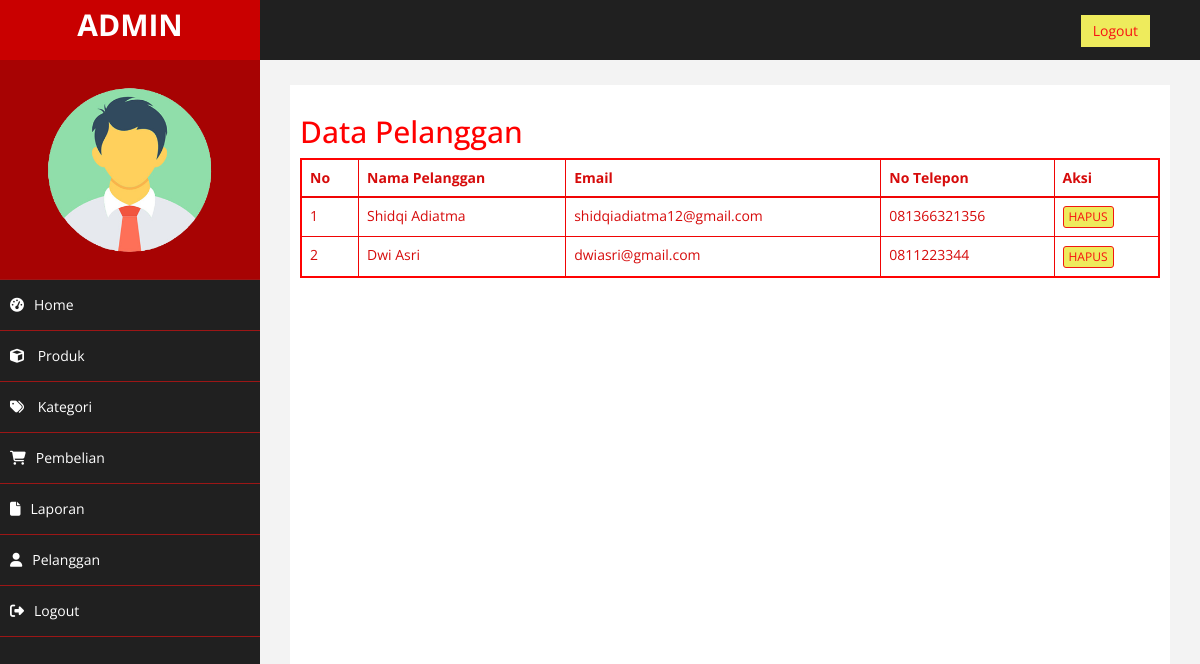
Page /admin/index.php?halaman=pelanggan (signed in) on the committed database.
### tables this page shows
CREATE TABLE `pelanggan` (
  `id_pelanggan` int(11) NOT NULL,
  `email_pelanggan` varchar(50) NOT NULL,
  `password_pelanggan` varchar(50) NOT NULL,
  `nama_pelanggan` varchar(50) NOT NULL,
  `telepon_pelanggan` varchar(20) NOT NULL,
  `alamat_pelanggan` text NOT NULL
);

### admin/pelanggan.php (the view)
<h2>Data Pelanggan</h2>
<table class="table table-bordered">
	<thead>
		<tr>
		<th>No</th>
		<th>Nama Pelanggan</th>
		<th>Email</th>
		<th>No Telepon</th>
		<th>Aksi</th>
		</tr>
	</thead>
	<tbody>
		<?php $no=1; ?>
		<?php $ambil = $koneksi->query("SELECT * FROM pelanggan"); ?>
		<?php while($pecah = $ambil->fetch_assoc()): ?>
		<tr>
			<td><?= $no; ?></td>
			<td><?= $pecah["nama_pelanggan"]; ?></td>
			<td><?= $pecah["email_pelanggan"]; ?></td>
			<td><?= $pecah["telepon_pelanggan"]; ?></td>
			<td>
				<a href="" class="btn btn-danger btn-xs">HAPUS</a>
			</td>
		</tr>
		<?php $no++; ?>
		<?php endwhile; ?>
	</tbody>
</table>

### admin/assets/css/custom.css (style rules this page uses)
body { font-family: 'Open Sans', sans-serif; }
h2 { color: #f00; }

### rows in the picture
pelanggan: nama_pelanggan "Shidqi Adiatma", email_pelanggan "shidqiadiatma12@gmail.com", telepon_pelanggan "081366321356"
pelanggan: nama_pelanggan "Dwi Asri", email_pelanggan "dwiasri@gmail.com", telepon_pelanggan "0811223344"
